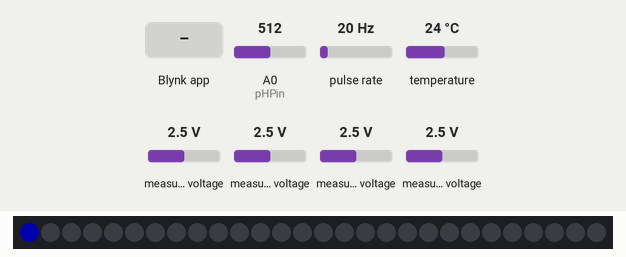
A sketch run on a simulated ESP8266 (NodeMCU). On the bench: 28 RGB LEDs in strip order, left to right. Wiring (inferred from the names in the program): pulse sensor: data GPIO 4. The inputs (shaded band) are chosen by the test bench; at power-on: A0 (pHPin) = 512, pulse rate 20 Hz, temperature 24 °C, measured voltage 2.5 V. Dim RGB values are drawn brighter than linear; WiFi joins after 1.5 s; servers stay silent unless stated.

Above: at 3.0 s.
3.1 s: Blynk app writes 1 to V1
At 5.3 s:
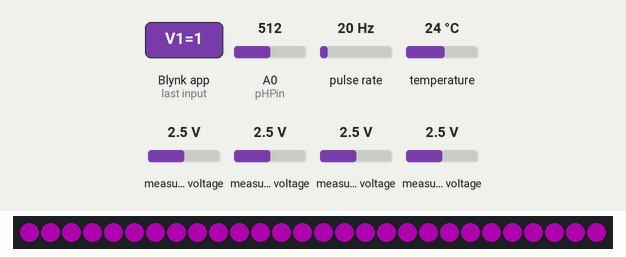
5.7 s: Blynk app writes 0 to V1
At 7.3 s:
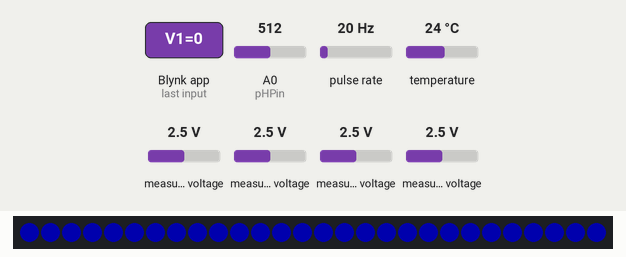
7.9 s: Blynk app writes 0 to V3
At 8.8 s:
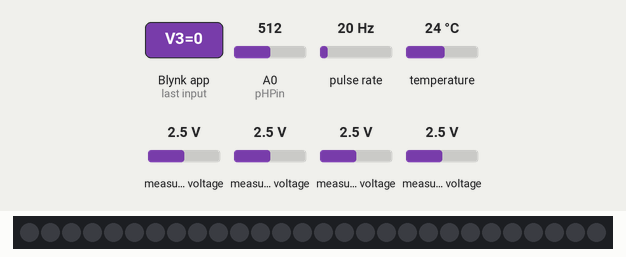
Timing chart, 0 to 10.9 s (numbered marks = the images above; inputs shaded):
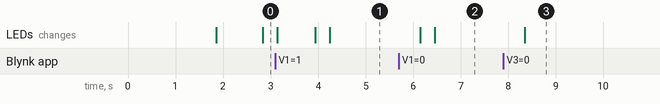

The sketch:

ESP8266.ino
```cpp
#include <Wire.h>
#include <OneWire.h>
#include <ESP8266WiFi.h>
#include <Adafruit_ADS1015.h>
#include <DallasTemperature.h>
#include <Adafruit_NeoPixel.h>
#include <BlynkSimpleEsp8266.h>

#define PIN 2
#define pHPin A0
#define NB_LED 28
#define Offset 0.00
#define ArrayLenth 40
#define waterFlowPin 4
#define ONE_WIRE_BUS 0
#define BLYNK_PRINT Serial
#define printInterval 10000
#define samplingInterval 20

char ssid[] = "Livebox-f69d";
char pass[] = "7F22C17585A3E830F18899CE23";
char auth[] = "ed88a5c8923b491cab8d7cc93f4c6277";

BlynkTimer timer;
Adafruit_ADS1115 ads(0x48);
OneWire oneWire(ONE_WIRE_BUS);
DallasTemperature sensors(&oneWire);
Adafruit_NeoPixel strip = Adafruit_NeoPixel(NB_LED, PIN, NEO_GRB + NEO_KHZ800);

uint8_t couleur = 0;
int16_t moistureValue, adc1, adc2, adc3;
int pHPinValue, pHArrayIndex, pHArray[ArrayLenth];
static float pHValue, voltage;
volatile int tr;
int waterFlow;
float tempC;

void setup()
{
    Serial.begin(9600);
    ads.begin();
    Blynk.begin(auth, ssid, pass);
    sensors.begin();
    strip.begin();

    strip.setBrightness(50);
    strip.show();

    pinMode(waterFlowPin, INPUT);
    attachInterrupt(4, rpm, RISING);

    timer.setInterval(10000L, pulse);
    timer.setInterval(1000L, laPoste);
}

void loop()
{
    Blynk.run();
    timer.run();
    moistureValue = ads.readADC_SingleEnded(0);
    adc1 = ads.readADC_SingleEnded(1);
    adc2 = ads.readADC_SingleEnded(2);
    adc3 = ads.readADC_SingleEnded(3);
    moistureValue = moistureValue / 142;
    pH();
}

//----------Send data----------//
void laPoste()
{
    Blynk.virtualWrite(V4, pHValue);
    Blynk.virtualWrite(V5, moistureValue);
    Blynk.virtualWrite(V7, waterFlow);
    Blynk.virtualWrite(V2, tempC);
    _couleur();
    temp();
}

//----------pH----------//
void pH()
{
    static uint32_t samplingTime = millis(), printTime = millis();

    if (millis() - samplingTime > samplingInterval)
    {
        pHArray[pHArrayIndex++] = analogRead(pHPin);
        if (pHArrayIndex == ArrayLenth)
        {
            pHArrayIndex = 0;
        }
        // Il faut une régulation à 5V stable pour pas fausser les valeurs
        voltage = avergearray(pHArray, ArrayLenth) *5.0 / 1024.0;
        //voltage = 5 - voltage;
        pHValue = 3.5 * voltage + Offset;
        samplingTime = millis();
    }
}

double avergearray(int *arr, int number)
{
    int i;
    int max, min;
    double avg;
    long amount = 0;
    if (number <= 0)
    {
        Serial.println("Erreur dans les nombres de l'array!/n");
        return 0;
    }
    if (number < 5)
    { //less than 5, calculated directly statistics
        for (i = 0; i < number; i++)
        {
            amount += arr[i];
        }
        avg = amount / number;
        return avg;
    }
    else
    {
        if (arr[0] < arr[1])
        {
            min = arr[0];
            max = arr[1];
        }
        else
        {
            min = arr[1];
            max = arr[0];
        }
        for (i = 2; i < number; i++)
        {
            if (arr[i] < min)
            {
                amount += min; //arr<min
                min = arr[i];
            }
            else
            {
                if (arr[i] > max)
                {
                    amount += max; //arr>max
                    max = arr[i];
                }
                else
                {
                    amount += arr[i]; //min<=arr<=max
                }
            } //if
        }     //for
        avg = (double)amount / (number - 2);
    } //if
    return avg;
}

//----------Color----------//
BLYNK_WRITE(V1)
{
    couleur = param.asInt();
}

void _couleur()
{
    switch (couleur)
    {
    case 1:
        colorWipe(strip.Color(255, 0, 255), 10); // Opti
        break;
    case 2:
        colorWipe(strip.Color(0, 0, 255), 10); // Blue
        break;
    case 3:
        colorWipe(strip.Color(255, 0, 0), 10); // Red
        break;
    default:
        colorWipe(strip.Color(0, 0, 255), 10); // Opti default
        break;
    }
}

//----------Brightness----------//
BLYNK_WRITE(V3)
{
    strip.setBrightness(param.asInt());
}

//----------Apply color all LED----------//
void colorWipe(uint32_t c, uint8_t wait)
{
    for (uint16_t i = 0; i < strip.numPixels(); i++)
    {
        strip.setPixelColor(i, c);
        strip.show();
        delay(wait);
    }
}

//----------WaterFlow----------//
void pulse()
{
    tr = 0;
    sei();
    delay (1000);
    cli();
    waterFlow = (tr * 60 / 7.5);
}

void rpm ()
{
    tr++;
}

void temp()
{
    sensors.requestTemperatures();
    tempC = sensors.getTempCByIndex(0);
}
```

Measured:
- after the input at 3.1 s, the LEDs: first differ from a run without the input after 0.84 s (image 1 shows a later state)
- after the input at 5.7 s, the LEDs: first change after 0.44 s (image 2 shows a later state)
- after the input at 7.9 s, the LEDs: change after 0.45 s (image 3)
